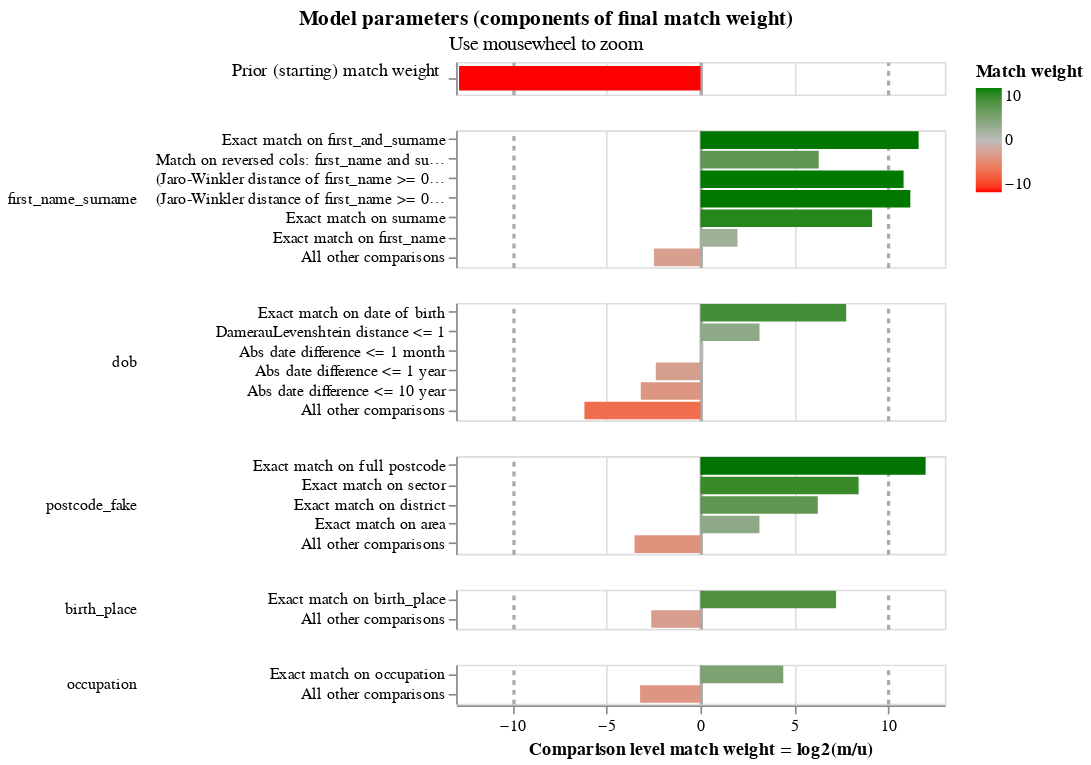

Notebook source saved alongside this figure:
### Markdown cell above
### Visualise the match weights

### Code cell
linker.visualisations.match_weights_chart()

### Figure 1 — Vega-Lite specification as saved in the notebook (floating-point values rounded to 4 significant figures)
{"config": {"view": {"continuousWidth": 300, "continuousHeight": 300, "discreteHeight": 60, "discreteWidth": 400}, "header": {"title": null}, "mark": {"tooltip": null}, "title": {"anchor": "middle"}}, "vconcat": [{"mark": {"type": "bar", "clip": true, "height": 15}, "encoding": {"color": {"field": "log2_bayes_factor", "scale": {"domain": [-10, 0, 10], "interpolate": "lab", "range": ["red", "#bbbbbb", "green"]}, "title": "Match weight", "type": "quantitative"}, "tooltip": [{"field": "comparison_name", "title": "Comparison name", "type": "nominal"}, {"field": "probability_two_random_records_match", "format": ".4f", "title": "Probability two random records match", "type": "nominal"}, {"field": "log2_bayes_factor", "format": ",.4f", "title": "Equivalent match weight", "type": "quantitative"}, {"field": "bayes_factor_description", "title": "Match weight description", "type": "nominal"}], "x": {"axis": {"domain": false, "gridColor": {"condition": {"test": "abs(datum.value / 10)  <= 1 & datum.value % 10 === 0", "value": "#aaa"}, "value": "#ddd"}, "gridDash": {"condition": {"test": "abs(datum.value / 10) == 1", "value": [3]}, "value": null}, "gridWidth": {"condition": {"test": "abs(datum.value / 10)  <= 1 & datum.value % 10 === 0", "value": 2}, "value": 1}, "labels": false, "ticks": false, "title": ""}, "field": "log2_bayes_factor", "scale": {"domain": [-13, 13]}, "type": "quantitative"}, "y": {"axis": {"title": "Prior (starting) match weight", "titleAlign": "right", "titleAngle": 0, "titleFontWeight": "normal"}, "field": "label_for_charts", "sort": {"field": "comparison_vector_value", "order": "descending"}, "type": "nominal"}}, "height": 20, "transform": [{"filter": "(datum.comparison_name == 'probability_two_random_records_match')"}]}, {"mark": {"type": "bar", "clip": true}, "encoding": {"color": {"field": "log2_bayes_factor", "scale": {"domain": [-10, 0, 10], "interpolate": "lab", "range": ["red", "#bbbbbb", "green"]}, "title": "Match weight", "type": "quantitative"}, "row": {"field": "comparison_name", "header": {"labelAlign": "left", "labelAnchor": "middle", "labelAngle": 0}, "sort": {"field": "comparison_sort_order"}, "type": "nominal"}, "tooltip": [{"field": "comparison_name", "title": "Comparison name", "type": "nominal"}, {"field": "label_for_charts", "title": "Label", "type": "ordinal"}, {"field": "sql_condition", "title": "SQL condition", "type": "nominal"}, {"field": "m_probability", "format": ".10~g", "title": "M probability", "type": "quantitative"}, {"field": "u_probability", "format": ".10~g", "title": "U probability", "type": "quantitative"}, {"field": "bayes_factor", "format": ",.6f", "title": "Bayes factor = m/u", "type": "quantitative"}, {"field": "log2_bayes_factor", "format": ".4~g", "title": "Match weight = log2(m/u)", "type": "quantitative"}, {"field": "bayes_factor_description", "title": "Match weight description", "type": "nominal"}, {"field": "m_probability_description", "title": "m probability description", "type": "nominal"}, {"field": "u_probability_description", "title": "u probability description", "type": "nominal"}], "x": {"axis": {"gridColor": {"condition": {"test": "abs(datum.value / 10)  <= 1 & datum.value % 10 === 0", "value": "#aaa"}, "value": "#ddd"}, "gridDash": {"condition": {"test": "abs(datum.value / 10) == 1", "value": [3]}, "value": null}, "gridWidth": {"condition": {"test": "abs(datum.value / 10)  <= 1 & datum.value % 10 === 0", "value": 2}, "value": 1}, "title": "Comparison level match weight = log2(m/u)"}, "field": "log2_bayes_factor", "scale": {"domain": [-13, 13]}, "type": "quantitative"}, "y": {"axis": {"title": null}, "field": "label_for_charts", "sort": {"field": "comparison_vector_value", "order": "descending"}, "type": "nominal"}}, "height": {"step": 12}, "resolve": {"axis": {"y": "independent"}, "scale": {"y": "independent"}}, "transform": [{"filter": "(datum.comparison_name != 'probability_two_random_records_match')"}]}], "data": {"name": "data-1d94209ef143a3be5d8c7dc85ca07156"}, "params": [{"name": "mouse_zoom", "select": {"type": "interval", "encodings": ["x"]}, "bind": "scales", "views": []}], "resolve": {"axis": {"y": "independent"}, "scale": {"y": "independent"}}, "title": {"text": "Model parameters (components of final match weight)", "subtitle": "Use mousewheel to zoom"}, "$schema": "https://vega.github.io/schema/vega-lite/v5.9.3.json", "datasets": {"data-1d94209ef143a3be5d8c7dc85ca07156": [{"comparison_name": "probability_two_random_records_match", "sql_condition": null, "label_for_charts": "", "m_probability": null, "u_probability": null, "m_probability_description": null, "u_probability_description": null, "has_tf_adjustments": false, "tf_adjustment_column": null, "tf_adjustment_weight": null, "is_null_level": false, "bayes_factor": 0.0001358, "log2_bayes_factor": -12.85, "comparison_vector_value": 0, "max_comparison_vector_value": 0, "bayes_factor_description": "The probability that two random records drawn at random match is 0.000 or one in  7,362.3 records.This is equivalent to a starting match weight of -12.846.", "probability_two_random_records_match": 0.0001358, "comparison_sort_order": -1}, {"comparison_name": "first_name_surname", "sql_condition": "\"first_and_surname_l\" = \"first_and_surname_r\"", "label_for_charts": "Exact match on first_and_surname", "m_probability": 0.4251, "u_probability": 0.0001364, "m_probability_description": "Amongst matching record comparisons, 42.51% of records (i.e. one in 2.353) are in the exact match on first_and_surname comparison level", "u_probability_description": "Amongst non-matching record comparisons, 0.01364% of records (i.e. one in 7,332) are in the exact match on first_and_surname comparison level", "has_tf_adjustments": true, "tf_adjustment_column": "first_and_surname", "tf_adjustment_weight": 1.0, "is_null_level": false, "bayes_factor": 3116.0, "log2_bayes_factor": 11.61, "comparison_vector_value": 6, "max_comparison_vector_value": 6, "bayes_factor_description": "If comparison level is `exact match on first_and_surname` then comparison is 3,116 times more likely to be a match", "probability_two_random_records_match": 0.0001358, "comparison_sort_order": 0}, {"comparison_name": "first_name_surname", "sql_condition": "\"first_name_l\" = \"surname_r\" AND \"first_name_r\" = \"surname_l\"", "label_for_charts": "Match on reversed cols: first_name and surname (both directions)", "m_probability": 7.744e-05, "u_probability": 9.884e-07, "m_probability_description": "Amongst matching record comparisons, 0.007744% of records (i.e. one in 12,913) are in the match on reversed cols: first_name and surname (both directions) comparison level", "u_probability_description": "Amongst non-matching record comparisons, 9.884e-05% of records (i.e. one in 1,011,753) are in the match on reversed cols: first_name and surname (both directions) comparison level", "has_tf_adjustments": false, "tf_adjustment_column": null, "tf_adjustment_weight": 1.0, "is_null_level": false, "bayes_factor": 78.35, "log2_bayes_factor": 6.292, "comparison_vector_value": 5, "max_comparison_vector_value": 6, "bayes_factor_description": "If comparison level is `match on reversed cols: first_name and surname (both directions)` then comparison is 78.35 times more likely to be a match", "probability_two_random_records_match": 0.0001358, "comparison_sort_order": 0}, {"comparison_name": "first_name_surname", "sql_condition": "(jaro_winkler_similarity(\"first_name_l\", \"first_name_r\") >= 0.92) AND (jaro_winkler_similarity(\"surname_l\", \"surname_r\") >= 0.92)", "label_for_charts": "(Jaro-Winkler distance of first_name >= 0.92) AND (Jaro-Winkler distance of surname >= 0.92)", "m_probability": 0.08846, "u_probability": 4.942e-05, "m_probability_description": "Amongst matching record comparisons, 8.846% of records (i.e. one in 11.3) are in the (jaro-winkler distance of first_name >= 0.92) and (jaro-winkler distance of surname >= 0.92) comparison level", "u_probability_description": "Amongst non-matching record comparisons, 0.004942% of records (i.e. one in 20,235) are in the (jaro-winkler distance of first_name >= 0.92) and (jaro-winkler distance of surname >= 0.92) comparison level", "has_tf_adjustments": false, "tf_adjustment_column": null, "tf_adjustment_weight": 1.0, "is_null_level": false, "bayes_factor": 1790.0, "log2_bayes_factor": 10.81, "comparison_vector_value": 4, "max_comparison_vector_value": 6, "bayes_factor_description": "If comparison level is `(jaro-winkler distance of first_name >= 0.92) and (jaro-winkler distance of surname >= 0.92)` then comparison is 1,790 times more likely to be a match", "probability_two_random_records_match": 0.0001358, "comparison_sort_order": 0}, {"comparison_name": "first_name_surname", "sql_condition": "(jaro_winkler_similarity(\"first_name_l\", \"first_name_r\") >= 0.88) AND (jaro_winkler_similarity(\"surname_l\", \"surname_r\") >= 0.88)", "label_for_charts": "(Jaro-Winkler distance of first_name >= 0.88) AND (Jaro-Winkler distance of surname >= 0.88)", "m_probability": 0.08392, "u_probability": 3.657e-05, "m_probability_description": "Amongst matching record comparisons, 8.392% of records (i.e. one in 11.92) are in the (jaro-winkler distance of first_name >= 0.88) and (jaro-winkler distance of surname >= 0.88) comparison level", "u_probability_description": "Amongst non-matching record comparisons, 0.003657% of records (i.e. one in 27,345) are in the (jaro-winkler distance of first_name >= 0.88) and (jaro-winkler distance of surname >= 0.88) comparison level", "has_tf_adjustments": false, "tf_adjustment_column": null, "tf_adjustment_weight": 1.0, "is_null_level": false, "bayes_factor": 2295.0, "log2_bayes_factor": 11.16, "comparison_vector_value": 3, "max_comparison_vector_value": 6, "bayes_factor_description": "If comparison level is `(jaro-winkler distance of first_name >= 0.88) and (jaro-winkler distance of surname >= 0.88)` then comparison is 2,295 times more likely to be a match", "probability_two_random_records_match": 0.0001358, "comparison_sort_order": 0}, {"comparison_name": "first_name_surname", "sql_condition": "\"surname_l\" = \"surname_r\"", "label_for_charts": "Exact match on surname", "m_probability": 0.174, "u_probability": 0.0003104, "m_probability_description": "Amongst matching record comparisons, 17.4% of records (i.e. one in 5.747) are in the exact match on surname comparison level", "u_probability_description": "Amongst non-matching record comparisons, 0.03104% of records (i.e. one in 3,222) are in the exact match on surname comparison level", "has_tf_adjustments": true, "tf_adjustment_column": "surname", "tf_adjustment_weight": 1.0, "is_null_level": false, "bayes_factor": 560.7, "log2_bayes_factor": 9.131, "comparison_vector_value": 2, "max_comparison_vector_value": 6, "bayes_factor_description": "If comparison level is `exact match on surname` then comparison is 561 times more likely to be a match", "probability_two_random_records_match": 0.0001358, "comparison_sort_order": 0}, {"comparison_name": "first_name_surname", "sql_condition": "\"first_name_l\" = \"first_name_r\"", "label_for_charts": "Exact match on first_name", "m_probability": 0.0513, "u_probability": 0.01308, "m_probability_description": "Amongst matching record comparisons, 5.13% of records (i.e. one in 19.49) are in the exact match on first_name comparison level", "u_probability_description": "Amongst non-matching record comparisons, 1.308% of records (i.e. one in 76.43) are in the exact match on first_name comparison level", "has_tf_adjustments": true, "tf_adjustment_column": "first_name", "tf_adjustment_weight": 1.0, "is_null_level": false, "bayes_factor": 3.921, "log2_bayes_factor": 1.971, "comparison_vector_value": 1, "max_comparison_vector_value": 6, "bayes_factor_description": "If comparison level is `exact match on first_name` then comparison is 3.921 times more likely to be a match", "probability_two_random_records_match": 0.0001358, "comparison_sort_order": 0}, {"comparison_name": "first_name_surname", "sql_condition": "ELSE", "label_for_charts": "All other comparisons", "m_probability": 0.1772, "u_probability": 0.9864, "m_probability_description": "Amongst matching record comparisons, 17.72% of records (i.e. one in 5.644) are in the all other comparisons comparison level", "u_probability_description": "Amongst non-matching record comparisons, 98.64% of records (i.e. one in 1.014) are in the all other comparisons comparison level", "has_tf_adjustments": false, "tf_adjustment_column": null, "tf_adjustment_weight": 1.0, "is_null_level": false, "bayes_factor": 0.1796, "log2_bayes_factor": -2.477, "comparison_vector_value": 0, "max_comparison_vector_value": 6, "bayes_factor_description": "If comparison level is `all other comparisons` then comparison is 5.567 times less likely to be a match", "probability_two_random_records_match": 0.0001358, "comparison_sort_order": 0}, {"comparison_name": "dob", "sql_condition": "\"dob_l\" = \"dob_r\"", "label_for_charts": "Exact match on date of birth", "m_probability": 0.6831, "u_probability": 0.003167, "m_probability_description": "Amongst matching record comparisons, 68.31% of records (i.e. one in 1.464) are in the exact match on date of birth comparison level", "u_probability_description": "Amongst non-matching record comparisons, 0.3167% of records (i.e. one in 316) are in the exact match on date of birth comparison level", "has_tf_adjustments": false, "tf_adjustment_column": null, "tf_adjustment_weight": 1.0, "is_null_level": false, "bayes_factor": 215.7, "log2_bayes_factor": 7.753, "comparison_vector_value": 5, "max_comparison_vector_value": 5, "bayes_factor_description": "If comparison level is `exact match on date of birth` then comparison is 216 times more likely to be a match", "probability_two_random_records_match": 0.0001358, "comparison_sort_order": 1}, {"comparison_name": "dob", "sql_condition": "damerau_levenshtein(\"dob_l\", \"dob_r\") <= 1", "label_for_charts": "DamerauLevenshtein distance <= 1", "m_probability": 0.2732, "u_probability": 0.03097, "m_probability_description": "Amongst matching record comparisons, 27.32% of records (i.e. one in 3.661) are in the dameraulevenshtein distance <= 1 comparison level", "u_probability_description": "Amongst non-matching record comparisons, 3.097% of records (i.e. one in 32.29) are in the dameraulevenshtein distance <= 1 comparison level", "has_tf_adjustments": false, "tf_adjustment_column": null, "tf_adjustment_weight": 1.0, "is_null_level": false, "bayes_factor": 8.821, "log2_bayes_factor": 3.141, "comparison_vector_value": 4, "max_comparison_vector_value": 5, "bayes_factor_description": "If comparison level is `dameraulevenshtein distance <= 1` then comparison is 8.821 times more likely to be a match", "probability_two_random_records_match": 0.0001358, "comparison_sort_order": 1}, {"comparison_name": "dob", "sql_condition": "ABS(EPOCH(try_strptime(\"dob_l\", '%Y-%m-%d')) - EPOCH(try_strptime(\"dob_r\", '%Y-%m-%d'))) <= 2629800.0", "label_for_charts": "Abs date difference <= 1 month", "m_probability": 0.002624, "u_probability": 0.002361, "m_probability_description": "Amongst matching record comparisons, 0.2624% of records (i.e. one in 381) are in the abs date difference <= 1 month comparison level", "u_probability_description": "Amongst non-matching record comparisons, 0.2361% of records (i.e. one in 424) are in the abs date difference <= 1 month comparison level", "has_tf_adjustments": false, "tf_adjustment_column": null, "tf_adjustment_weight": 1.0, "is_null_level": false, "bayes_factor": 1.112, "log2_bayes_factor": 0.1527, "comparison_vector_value": 3, "max_comparison_vector_value": 5, "bayes_factor_description": "If comparison level is `abs date difference <= 1 month` then comparison is 1.112 times more likely to be a match", "probability_two_random_records_match": 0.0001358, "comparison_sort_order": 1}, {"comparison_name": "dob", "sql_condition": "ABS(EPOCH(try_strptime(\"dob_l\", '%Y-%m-%d')) - EPOCH(try_strptime(\"dob_r\", '%Y-%m-%d'))) <= 31557600.0", "label_for_charts": "Abs date difference <= 1 year", "m_probability": 0.005996, "u_probability": 0.03119, "m_probability_description": "Amongst matching record comparisons, 0.5996% of records (i.e. one in 167) are in the abs date difference <= 1 year comparison level", "u_probability_description": "Amongst non-matching record comparisons, 3.119% of records (i.e. one in 32.07) are in the abs date difference <= 1 year comparison level", "has_tf_adjustments": false, "tf_adjustment_column": null, "tf_adjustment_weight": 1.0, "is_null_level": false, "bayes_factor": 0.1923, "log2_bayes_factor": -2.379, "comparison_vector_value": 2, "max_comparison_vector_value": 5, "bayes_factor_description": "If comparison level is `abs date difference <= 1 year` then comparison is 5.201 times less likely to be a match", "probability_two_random_records_match": 0.0001358, "comparison_sort_order": 1}, {"comparison_name": "dob", "sql_condition": "ABS(EPOCH(try_strptime(\"dob_l\", '%Y-%m-%d')) - EPOCH(try_strptime(\"dob_r\", '%Y-%m-%d'))) <= 315576000.0", "label_for_charts": "Abs date difference <= 10 year", "m_probability": 0.02537, "u_probability": 0.2294, "m_probability_description": "Amongst matching record comparisons, 2.537% of records (i.e. one in 39.41) are in the abs date difference <= 10 year comparison level", "u_probability_description": "Amongst non-matching record comparisons, 22.94% of records (i.e. one in 4.358) are in the abs date difference <= 10 year comparison level", "has_tf_adjustments": false, "tf_adjustment_column": null, "tf_adjustment_weight": 1.0, "is_null_level": false, "bayes_factor": 0.1106, "log2_bayes_factor": -3.177, "comparison_vector_value": 1, "max_comparison_vector_value": 5, "bayes_factor_description": "If comparison level is `abs date difference <= 10 year` then comparison is 9.043 times less likely to be a match", "probability_two_random_records_match": 0.0001358, "comparison_sort_order": 1}, {"comparison_name": "dob", "sql_condition": "ELSE", "label_for_charts": "All other comparisons", "m_probability": 0.009725, "u_probability": 0.7029, "m_probability_description": "Amongst matching record comparisons, 0.9725% of records (i.e. one in 103) are in the all other comparisons comparison level", "u_probability_description": "Amongst non-matching record comparisons, 70.29% of records (i.e. one in 1.423) are in the all other comparisons comparison level", "has_tf_adjustments": false, "tf_adjustment_column": null, "tf_adjustment_weight": 1.0, "is_null_level": false, "bayes_factor": 0.01384, "log2_bayes_factor": -6.175, "comparison_vector_value": 0, "max_comparison_vector_value": 5, "bayes_factor_description": "If comparison level is `all other comparisons` then comparison is 72.27 times less likely to be a match", "probability_two_random_records_match": 0.0001358, "comparison_sort_order": 1}, {"comparison_name": "postcode_fake", "sql_condition": "\"postcode_fake_l\" = \"postcode_fake_r\"", "label_for_charts": "Exact match on full postcode", "m_probability": 0.6745, "u_probability": 0.0001673, "m_probability_description": "Amongst matching record comparisons, 67.45% of records (i.e. one in 1.483) are in the exact match on full postcode comparison level", "u_probability_description": "Amongst non-matching record comparisons, 0.01673% of records (i.e. one in 5,976) are in the exact match on full postcode comparison level", "has_tf_adjustments": false, "tf_adjustment_column": null, "tf_adjustment_weight": 1.0, "is_null_level": false, "bayes_factor": 4031.0, "log2_bayes_factor": 11.98, "comparison_vector_value": 4, "max_comparison_vector_value": 4, "bayes_factor_description": "If comparison level is `exact match on full postcode` then comparison is 4,031 times more likely to be a match", "probability_two_random_records_match": 0.0001358, "comparison_sort_order": 2}, {"comparison_name": "postcode_fake", "sql_condition": "NULLIF(regexp_extract(\"postcode_fake_l\", '^[A-Za-z]{1,2}[0-9][A-Za-z0-9]? [0-9]', 0), '') = NULLIF(regexp_extract(\"postcode_fake_r\", '^[A-Za-z]{1,2}[0-9][A-Za-z0-9]? [0-9]', 0), '')", "label_for_charts": "Exact match on sector", "m_probability": 0.09367, "u_probability": 0.0002746, "m_probability_description": "Amongst matching record comparisons, 9.367% of records (i.e. one in 10.68) are in the exact match on sector comparison level", "u_probability_description": "Amongst non-matching record comparisons, 0.02746% of records (i.e. one in 3,642) are in the exact match on sector comparison level", "has_tf_adjustments": false, "tf_adjustment_column": null, "tf_adjustment_weight": 1.0, "is_null_level": false, "bayes_factor": 341.1, "log2_bayes_factor": 8.414, "comparison_vector_value": 3, "max_comparison_vector_value": 4, "bayes_factor_description": "If comparison level is `exact match on sector` then comparison is 341 times more likely to be a match", "probability_two_random_records_match": 0.0001358, "comparison_sort_order": 2}, {"comparison_name": "postcode_fake", "sql_condition": "NULLIF(regexp_extract(\"postcode_fake_l\", '^[A-Za-z]{1,2}[0-9][A-Za-z0-9]?', 0), '') = NULLIF(regexp_extract(\"postcode_fake_r\", '^[A-Za-z]{1,2}[0-9][A-Za-z0-9]?', 0), '')", "label_for_charts": "Exact match on district", "m_probability": 0.04276, "u_probability": 0.0005654, "m_probability_description": "Amongst matching record comparisons, 4.276% of records (i.e. one in 23.38) are in the exact match on district comparison level", "u_probability_description": "Amongst non-matching record comparisons, 0.05654% of records (i.e. one in 1,769) are in the exact match on district comparison level", "has_tf_adjustments": false, "tf_adjustment_column": null, "tf_adjustment_weight": 1.0, "is_null_level": false, "bayes_factor": 75.63, "log2_bayes_factor": 6.241, "comparison_vector_value": 2, "max_comparison_vector_value": 4, "bayes_factor_description": "If comparison level is `exact match on district` then comparison is 75.63 times more likely to be a match", "probability_two_random_records_match": 0.0001358, "comparison_sort_order": 2}, {"comparison_name": "postcode_fake", "sql_condition": "NULLIF(regexp_extract(\"postcode_fake_l\", '^[A-Za-z]{1,2}', 0), '') = NULLIF(regexp_extract(\"postcode_fake_r\", '^[A-Za-z]{1,2}', 0), '')", "label_for_charts": "Exact match on area", "m_probability": 0.1022, "u_probability": 0.01162, "m_probability_description": "Amongst matching record comparisons, 10.22% of records (i.e. one in 9.782) are in the exact match on area comparison level", "u_probability_description": "Amongst non-matching record comparisons, 1.162% of records (i.e. one in 86.04) are in the exact match on area comparison level", "has_tf_adjustments": false, "tf_adjustment_column": null, "tf_adjustment_weight": 1.0, "is_null_level": false, "bayes_factor": 8.796, "log2_bayes_factor": 3.137, "comparison_vector_value": 1, "max_comparison_vector_value": 4, "bayes_factor_description": "If comparison level is `exact match on area` then comparison is 8.796 times more likely to be a match", "probability_two_random_records_match": 0.0001358, "comparison_sort_order": 2}, {"comparison_name": "postcode_fake", "sql_condition": "ELSE", "label_for_charts": "All other comparisons", "m_probability": 0.08682, "u_probability": 0.9874, "m_probability_description": "Amongst matching record comparisons, 8.682% of records (i.e. one in 11.52) are in the all other comparisons comparison level", "u_probability_description": "Amongst non-matching record comparisons, 98.74% of records (i.e. one in 1.013) are in the all other comparisons comparison level", "has_tf_adjustments": false, "tf_adjustment_column": null, "tf_adjustment_weight": 1.0, "is_null_level": false, "bayes_factor": 0.08793, "log2_bayes_factor": -3.508, "comparison_vector_value": 0, "max_comparison_vector_value": 4, "bayes_factor_description": "If comparison level is `all other comparisons` then comparison is 11.37 times less likely to be a match", "probability_two_random_records_match": 0.0001358, "comparison_sort_order": 2}, {"comparison_name": "birth_place", "sql_condition": "\"birth_place_l\" = \"birth_place_r\"", "label_for_charts": "Exact match on birth_place", "m_probability": 0.8379, "u_probability": 0.005645, "m_probability_description": "Amongst matching record comparisons, 83.79% of records (i.e. one in 1.193) are in the exact match on birth_place comparison level", "u_probability_description": "Amongst non-matching record comparisons, 0.5645% of records (i.e. one in 177) are in the exact match on birth_place comparison level", "has_tf_adjustments": true, "tf_adjustment_column": "birth_place", "tf_adjustment_weight": 1.0, "is_null_level": false, "bayes_factor": 148.4, "log2_bayes_factor": 7.214, "comparison_vector_value": 1, "max_comparison_vector_value": 1, "bayes_factor_description": "If comparison level is `exact match on birth_place` then comparison is 148 times more likely to be a match", "probability_two_random_records_match": 0.0001358, "comparison_sort_order": 3}, {"comparison_name": "birth_place", "sql_condition": "ELSE", "label_for_charts": "All other comparisons", "m_probability": 0.1621, "u_probability": 0.9944, "m_probability_description": "Amongst matching record comparisons, 16.21% of records (i.e. one in 6.17) are in the all other comparisons comparison level", "u_probability_description": "Amongst non-matching record comparisons, 99.44% of records (i.e. one in 1.006) are in the all other comparisons comparison level", "has_tf_adjustments": false, "tf_adjustment_column": null, "tf_adjustment_weight": 1.0, "is_null_level": false, "bayes_factor": 0.163, "log2_bayes_factor": -2.617, "comparison_vector_value": 0, "max_comparison_vector_value": 1, "bayes_factor_description": "If comparison level is `all other comparisons` then comparison is 6.135 times less likely to be a match", "probability_two_random_records_match": 0.0001358, "comparison_sort_order": 3}, {"comparison_name": "occupation", "sql_condition": "\"occupation_l\" = \"occupation_r\"", "label_for_charts": "Exact match on occupation", "m_probability": 0.8967, "u_probability": 0.04229, "m_probability_description": "Amongst matching record comparisons, 89.67% of records (i.e. one in 1.115) are in the exact match on occupation comparison level", "u_probability_description": "Amongst non-matching record comparisons, 4.229% of records (i.e. one in 23.65) are in the exact match on occupation comparison level", "has_tf_adjustments": true, "tf_adjustment_column": "occupation", "tf_adjustment_weight": 1.0, "is_null_level": false, "bayes_factor": 21.2, "log2_bayes_factor": 4.406, "comparison_vector_value": 1, "max_comparison_vector_value": 1, "bayes_factor_description": "If comparison level is `exact match on occupation` then comparison is 21.2 times more likely to be a match", "probability_two_random_records_match": 0.0001358, "comparison_sort_order": 4}, {"comparison_name": "occupation", "sql_condition": "ELSE", "label_for_charts": "All other comparisons", "m_probability": 0.1033, "u_probability": 0.9577, "m_probability_description": "Amongst matching record comparisons, 10.33% of records (i.e. one in 9.682) are in the all other comparisons comparison level", "u_probability_description": "Amongst non-matching record comparisons, 95.77% of records (i.e. one in 1.044) are in the all other comparisons comparison level", "has_tf_adjustments": false, "tf_adjustment_column": null, "tf_adjustment_weight": 1.0, "is_null_level": false, "bayes_factor": 0.1078, "log2_bayes_factor": -3.213, "comparison_vector_value": 0, "max_comparison_vector_value": 1, "bayes_factor_description": "If comparison level is `all other comparisons` then comparison is 9.273 times less likely to be a match", "probability_two_random_records_match": 0.0001358, "comparison_sort_order": 4}]}}
